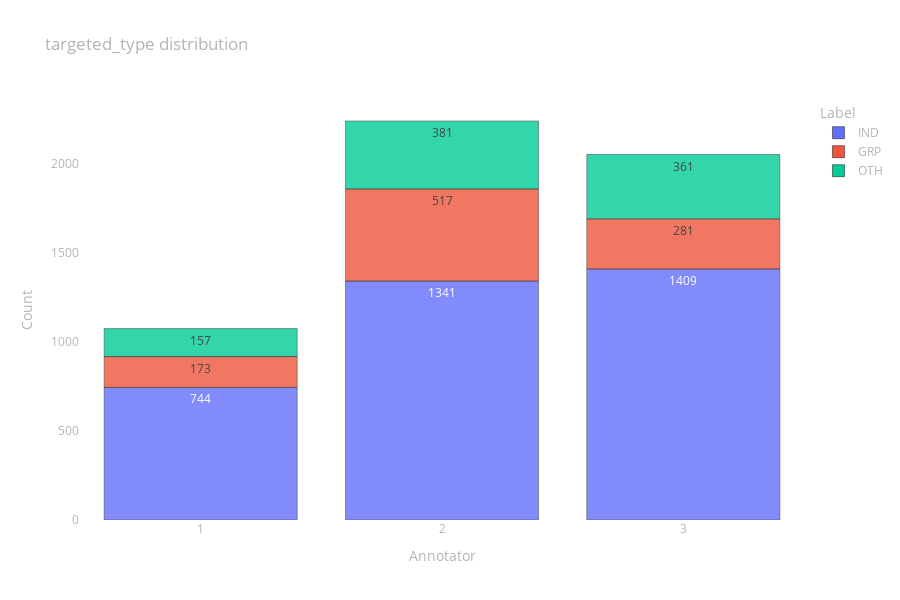

Notebook code for this chart:
### Code cell
fig = px.bar(
    data_frame=prepare_data_to_px(targeted_type),
    x="Annotator", y="Count", color="Label", opacity=0.8,
    height=600, text="Count", title="targeted_type distribution")

fig.update_layout(layout)

fig.show()

### Figure 1 — Plotly figure (JSON) as saved in the notebook; plotly's stock layout.template omitted (floating-point values rounded to 4 significant figures)
{"data": [{"alignmentgroup": "True", "hovertemplate": "Label=IND<br>Annotator=%{x}<br>Count=%{text}<extra></extra>", "legendgroup": "IND", "marker": {"color": "#636efa", "opacity": 0.8, "pattern": {"shape": ""}}, "name": "IND", "offsetgroup": "IND", "orientation": "v", "showlegend": true, "text": [744, 1341, 1409], "textposition": "auto", "type": "bar", "x": [1, 2, 3], "xaxis": "x", "y": [744, 1341, 1409], "yaxis": "y"}, {"alignmentgroup": "True", "hovertemplate": "Label=GRP<br>Annotator=%{x}<br>Count=%{text}<extra></extra>", "legendgroup": "GRP", "marker": {"color": "#EF553B", "opacity": 0.8, "pattern": {"shape": ""}}, "name": "GRP", "offsetgroup": "GRP", "orientation": "v", "showlegend": true, "text": [173, 517, 281], "textposition": "auto", "type": "bar", "x": [1, 2, 3], "xaxis": "x", "y": [173, 517, 281], "yaxis": "y"}, {"alignmentgroup": "True", "hovertemplate": "Label=OTH<br>Annotator=%{x}<br>Count=%{text}<extra></extra>", "legendgroup": "OTH", "marker": {"color": "#00cc96", "opacity": 0.8, "pattern": {"shape": ""}}, "name": "OTH", "offsetgroup": "OTH", "orientation": "v", "showlegend": true, "text": [157, 381, 361], "textposition": "auto", "type": "bar", "x": [1, 2, 3], "xaxis": "x", "y": [157, 381, 361], "yaxis": "y"}], "layout": {"barmode": "relative", "font": {"color": "rgb(180,180,180)"}, "height": 600, "legend": {"title": {"text": "Label"}, "tracegroupgap": 0}, "paper_bgcolor": "rgba(0,0,0,0)", "plot_bgcolor": "rgba(0,0,0,0)", "title": {"text": "targeted_type distribution"}, "xaxis": {"anchor": "y", "domain": [0, 1], "showgrid": false, "title": {"text": "Annotator"}, "type": "category", "zeroline": false}, "yaxis": {"anchor": "x", "domain": [0, 1], "showgrid": false, "title": {"text": "Count"}, "zeroline": false}}}
